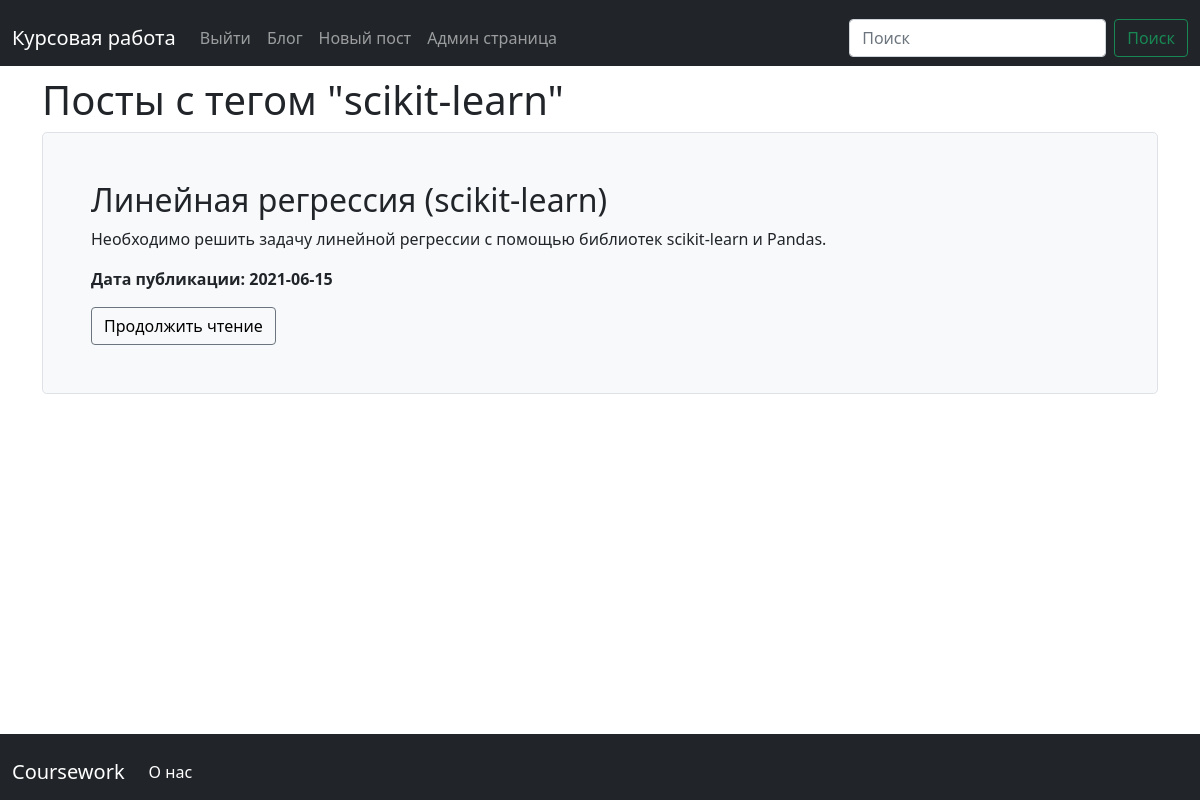
/tag/scikit-learn (signed in), run on the app's committed database.
### app.py (models this page shows, shortened)
class Tag(db.Model):
    id = db.Column(db.Integer, primary_key=True)
    name = db.Column(db.String(100), nullable=False)
    slug = db.Column(db.String(100), nullable=False)

class Post(db.Model):
    id = db.Column(db.Integer, primary_key=True)
    title = db.Column(db.String(100), nullable=False)
    intro = db.Column(db.String(300), nullable=False)
    body = db.Column(db.Text, nullable=False)
    date = db.Column(db.DateTime, default=datetime.utcnow)
    tags = db.relationship('Tag', secondary=post_tags, backref=db.backref('posts', lazy='dynamic'))

### app.py (the view)
@app.route('/tag/<slug>')
def tag_detail(slug):
    tag = Tag.query.filter(Tag.slug == slug).first_or_404()
    posts = tag.posts.all()
    return render_template('tag_detail.html', tag=tag, posts=posts)

### templates/tag_detail.html (shortened to what this page needs)
{% extends 'base.html' %}
{% block body %}
    <h1>Посты с тегом "{{ tag.name }}"</h1>
    {% if posts|length > 0 %}
        {% for post in posts %}
            <div class="h-100 p-5 bg-light border rounded-3">
                <h2>{{ post.title }}</h2>
                <p>{{ post.intro }}</p>
                <p><b>Дата публикации: {{ post.date.date() }}</b></p>
                <button class="btn btn-outline-secondary" type="button"><a href="/posts/{{ post.id }}">Продолжить чтение</a></button>
            </div>
        {% endfor %}
    {% else %}
    <p> Статей с данным тегом нет </p>
    {% endif %}
{% endblock %}

### static/css/main.css (style rules this page uses)
a { text-decoration: none; color: black; }

### data on the page
Tag: name "scikit-learn"
Post: title "Линейная регрессия (scikit-learn)", intro "Необходимо решить задачу линейной регрессии с помощью библиотек scikit-learn и Pandas.", date "2021-06-15"
